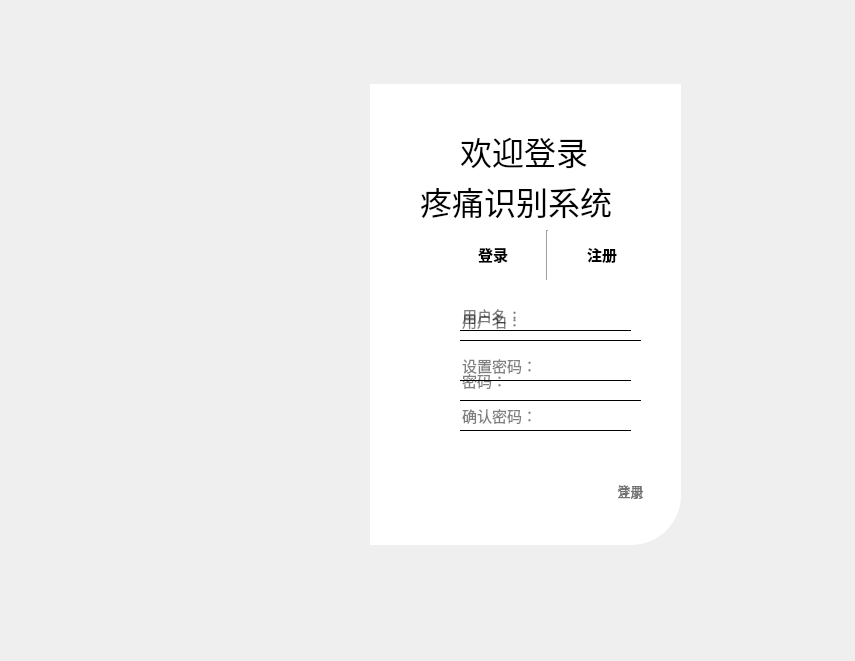
<?xml version="1.0" encoding="UTF-8"?>
<ui version="4.0">
 <class>MainWindow</class>
 <widget class="QMainWindow" name="MainWindow">
  <property name="geometry">
   <rect>
    <x>0</x>
    <y>0</y>
    <width>855</width>
    <height>661</height>
   </rect>
  </property>
  <property name="windowTitle">
   <string>MainWindow</string>
  </property>
  <widget class="QWidget" name="centralwidget">
   <widget class="QLabel" name="label">
    <property name="geometry">
     <rect>
      <x>150</x>
      <y>80</y>
      <width>261</width>
      <height>471</height>
     </rect>
    </property>
    <property name="styleSheet">
     <string notr="true">border-image: url(:/images/素材库/71851-doctor-with-mobile_wps图片_29.png);
border-radius:40px;</string>
    </property>
    <property name="text">
     <string/>
    </property>
   </widget>
   <widget class="QLabel" name="label_2">
    <property name="geometry">
     <rect>
      <x>370</x>
      <y>84</y>
      <width>311</width>
      <height>461</height>
     </rect>
    </property>
    <property name="styleSheet">
     <string notr="true">background-color: rgb(255, 255, 255);
border-bottom-right-radius:50px;
</string>
    </property>
    <property name="text">
     <string/>
    </property>
   </widget>
   <widget class="QLabel" name="label_3">
    <property name="geometry">
     <rect>
      <x>460</x>
      <y>120</y>
      <width>161</width>
      <height>61</height>
     </rect>
    </property>
    <property name="sizePolicy">
     <sizepolicy hsizetype="Preferred" vsizetype="Preferred">
      <horstretch>0</horstretch>
      <verstretch>0</verstretch>
     </sizepolicy>
    </property>
    <property name="font">
     <font>
      <family>华文新魏</family>
      <pointsize>24</pointsize>
      <weight>50</weight>
      <italic>false</italic>
      <bold>false</bold>
     </font>
    </property>
    <property name="styleSheet">
     <string notr="true"/>
    </property>
    <property name="text">
     <string>欢迎登录</string>
    </property>
   </widget>
   <widget class="QLabel" name="label_4">
    <property name="geometry">
     <rect>
      <x>420</x>
      <y>170</y>
      <width>241</width>
      <height>61</height>
     </rect>
    </property>
    <property name="sizePolicy">
     <sizepolicy hsizetype="Preferred" vsizetype="Preferred">
      <horstretch>0</horstretch>
      <verstretch>0</verstretch>
     </sizepolicy>
    </property>
    <property name="font">
     <font>
      <family>华文新魏</family>
      <pointsize>24</pointsize>
      <weight>50</weight>
      <italic>false</italic>
      <bold>false</bold>
     </font>
    </property>
    <property name="styleSheet">
     <string notr="true"/>
    </property>
    <property name="text">
     <string>疼痛识别系统</string>
    </property>
   </widget>
   <widget class="QPushButton" name="close_btn">
    <property name="geometry">
     <rect>
      <x>650</x>
      <y>90</y>
      <width>30</width>
      <height>30</height>
     </rect>
    </property>
    <property name="styleSheet">
     <string notr="true">QPushButton {
	border:none;
}
QPushButton:pressed{
	padding-top:5px;
}</string>
    </property>
    <property name="text">
     <string/>
    </property>
    <property name="icon">
     <iconset resource="resource_login.qrc">
      <normaloff>:/icons/素材库/exit.ico</normaloff>:/icons/素材库/exit.ico</iconset>
    </property>
    <property name="iconSize">
     <size>
      <width>32</width>
      <height>32</height>
     </size>
    </property>
   </widget>
   <widget class="QWidget" name="widget" native="true">
    <property name="geometry">
     <rect>
      <x>440</x>
      <y>230</y>
      <width>215</width>
      <height>50</height>
     </rect>
    </property>
    <layout class="QHBoxLayout" name="horizontalLayout">
     <property name="spacing">
      <number>0</number>
     </property>
     <item>
      <widget class="QPushButton" name="logins">
       <property name="font">
        <font>
         <pointsize>11</pointsize>
         <weight>75</weight>
         <bold>true</bold>
        </font>
       </property>
       <property name="styleSheet">
        <string notr="true">QPushButton{
	border:none;
}

QPushButton:focus{
	color: rgb(186, 186, 186);
}</string>
       </property>
       <property name="text">
        <string>登录</string>
       </property>
      </widget>
     </item>
     <item>
      <widget class="Line" name="line">
       <property name="orientation">
        <enum>Qt::Vertical</enum>
       </property>
      </widget>
     </item>
     <item>
      <widget class="QPushButton" name="registers">
       <property name="font">
        <font>
         <pointsize>11</pointsize>
         <weight>75</weight>
         <bold>true</bold>
        </font>
       </property>
       <property name="styleSheet">
        <string notr="true">QPushButton{
	border:none;
}

QPushButton:focus{
	color: rgb(186, 186, 186);
}</string>
       </property>
       <property name="text">
        <string>注册</string>
       </property>
      </widget>
     </item>
    </layout>
   </widget>
   <widget class="QWidget" name="login_widget" native="true">
    <property name="geometry">
     <rect>
      <x>430</x>
      <y>290</y>
      <width>231</width>
      <height>211</height>
     </rect>
    </property>
    <widget class="QPushButton" name="login_btn">
     <property name="geometry">
      <rect>
       <x>180</x>
       <y>150</y>
       <width>40</width>
       <height>40</height>
      </rect>
     </property>
     <property name="styleSheet">
      <string notr="true">QPushButton {
	border:none;
}

QPushButton:hover {
	
	background-color: rgb(173, 173, 173);
}

QPushButton:pressed{
	padding-top:7px;
	padding-left:5px;
}</string>
     </property>
     <property name="text">
      <string/>
     </property>
     <property name="icon">
      <iconset resource="resource_login.qrc">
       <normaloff>:/icons/素材库/login.ico</normaloff>:/icons/素材库/login.ico</iconset>
     </property>
     <property name="iconSize">
      <size>
       <width>40</width>
       <height>40</height>
      </size>
     </property>
    </widget>
    <widget class="QLineEdit" name="login_usr">
     <property name="geometry">
      <rect>
       <x>30</x>
       <y>10</y>
       <width>181</width>
       <height>41</height>
      </rect>
     </property>
     <property name="font">
      <font>
       <pointsize>11</pointsize>
      </font>
     </property>
     <property name="styleSheet">
      <string notr="true">border: none;
background-color: rgb(255, 255, 255,0);
border-bottom: 1px solid rgb(0, 0, 0);
color: rgb(0, 0, 0);</string>
     </property>
     <property name="text">
      <string/>
     </property>
     <property name="placeholderText">
      <string>用户名：</string>
     </property>
    </widget>
    <widget class="QLabel" name="label_7">
     <property name="geometry">
      <rect>
       <x>170</x>
       <y>190</y>
       <width>61</width>
       <height>21</height>
      </rect>
     </property>
     <property name="font">
      <font>
       <pointsize>10</pointsize>
      </font>
     </property>
     <property name="styleSheet">
      <string notr="true">color: rgb(115, 115, 115);</string>
     </property>
     <property name="frameShape">
      <enum>QFrame::NoFrame</enum>
     </property>
     <property name="text">
      <string>登录</string>
     </property>
     <property name="alignment">
      <set>Qt::AlignCenter</set>
     </property>
    </widget>
    <widget class="QLineEdit" name="login_pwd">
     <property name="geometry">
      <rect>
       <x>30</x>
       <y>70</y>
       <width>181</width>
       <height>41</height>
      </rect>
     </property>
     <property name="font">
      <font>
       <pointsize>11</pointsize>
      </font>
     </property>
     <property name="styleSheet">
      <string notr="true">border: none;
background-color: rgb(255, 255, 255,0);
border-bottom: 1px solid rgb(0, 0, 0);
color: rgb(0, 0, 0);</string>
     </property>
     <property name="text">
      <string/>
     </property>
     <property name="echoMode">
      <enum>QLineEdit::Password</enum>
     </property>
     <property name="placeholderText">
      <string>密码：</string>
     </property>
    </widget>
   </widget>
   <widget class="QWidget" name="register_widget" native="true">
    <property name="geometry">
     <rect>
      <x>430</x>
      <y>290</y>
      <width>231</width>
      <height>211</height>
     </rect>
    </property>
    <widget class="QLabel" name="label_6">
     <property name="geometry">
      <rect>
       <x>170</x>
       <y>190</y>
       <width>61</width>
       <height>21</height>
      </rect>
     </property>
     <property name="font">
      <font>
       <pointsize>10</pointsize>
      </font>
     </property>
     <property name="styleSheet">
      <string notr="true">color: rgb(115, 115, 115);</string>
     </property>
     <property name="frameShape">
      <enum>QFrame::NoFrame</enum>
     </property>
     <property name="text">
      <string>注册</string>
     </property>
     <property name="alignment">
      <set>Qt::AlignCenter</set>
     </property>
    </widget>
    <widget class="QPushButton" name="register_btn">
     <property name="geometry">
      <rect>
       <x>180</x>
       <y>150</y>
       <width>40</width>
       <height>40</height>
      </rect>
     </property>
     <property name="styleSheet">
      <string notr="true">QPushButton {
	border:none;
}

QPushButton:hover {
	
	background-color: rgb(173, 173, 173);
}

QPushButton:pressed{
	padding-top:7px;
	padding-left:5px;
}</string>
     </property>
     <property name="text">
      <string/>
     </property>
     <property name="icon">
      <iconset resource="resource_login.qrc">
       <normaloff>:/icons/素材库/register-18-383390.png</normaloff>:/icons/素材库/register-18-383390.png</iconset>
     </property>
     <property name="iconSize">
      <size>
       <width>40</width>
       <height>40</height>
      </size>
     </property>
    </widget>
    <widget class="QLineEdit" name="register_usr">
     <property name="geometry">
      <rect>
       <x>30</x>
       <y>10</y>
       <width>171</width>
       <height>31</height>
      </rect>
     </property>
     <property name="font">
      <font>
       <pointsize>11</pointsize>
      </font>
     </property>
     <property name="styleSheet">
      <string notr="true">border: none;
background-color: rgb(255, 255, 255,0);
border-bottom: 1px solid rgb(0, 0, 0);
color: rgb(0, 0, 0);</string>
     </property>
     <property name="text">
      <string/>
     </property>
     <property name="placeholderText">
      <string>用户名：</string>
     </property>
    </widget>
    <widget class="QLineEdit" name="register_pwd">
     <property name="geometry">
      <rect>
       <x>30</x>
       <y>60</y>
       <width>171</width>
       <height>31</height>
      </rect>
     </property>
     <property name="font">
      <font>
       <pointsize>11</pointsize>
      </font>
     </property>
     <property name="styleSheet">
      <string notr="true">border: none;
background-color: rgb(255, 255, 255,0);
border-bottom: 1px solid rgb(0, 0, 0);
color: rgb(0, 0, 0);</string>
     </property>
     <property name="text">
      <string/>
     </property>
     <property name="echoMode">
      <enum>QLineEdit::Password</enum>
     </property>
     <property name="placeholderText">
      <string>设置密码：</string>
     </property>
    </widget>
    <widget class="QLineEdit" name="register_pwd_cfm">
     <property name="geometry">
      <rect>
       <x>30</x>
       <y>110</y>
       <width>171</width>
       <height>31</height>
      </rect>
     </property>
     <property name="font">
      <font>
       <pointsize>11</pointsize>
      </font>
     </property>
     <property name="styleSheet">
      <string notr="true">border: none;
background-color: rgb(255, 255, 255,0);
border-bottom: 1px solid rgb(0, 0, 0);
color: rgb(0, 0, 0);</string>
     </property>
     <property name="text">
      <string/>
     </property>
     <property name="echoMode">
      <enum>QLineEdit::Password</enum>
     </property>
     <property name="placeholderText">
      <string>确认密码：</string>
     </property>
    </widget>
   </widget>
   <zorder>label_2</zorder>
   <zorder>label</zorder>
   <zorder>label_3</zorder>
   <zorder>label_4</zorder>
   <zorder>close_btn</zorder>
   <zorder>widget</zorder>
   <zorder>login_widget</zorder>
   <zorder>register_widget</zorder>
  </widget>
 </widget>
 <resources>
  <include location="resource_login.qrc"/>
 </resources>
 <connections>
  <connection>
   <sender>close_btn</sender>
   <signal>clicked()</signal>
   <receiver>MainWindow</receiver>
   <slot>close()</slot>
   <hints>
    <hint type="sourcelabel">
     <x>603</x>
     <y>92</y>
    </hint>
    <hint type="destinationlabel">
     <x>635</x>
     <y>51</y>
    </hint>
   </hints>
  </connection>
 </connections>
</ui>
